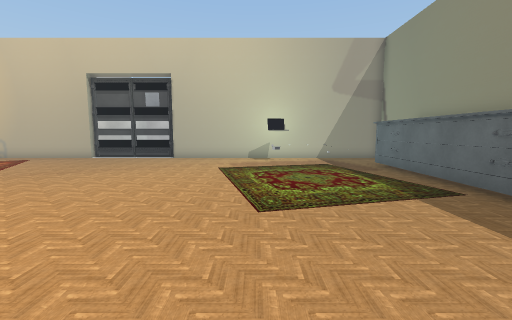
[1] (above)

16 first-person views from a walk through a scene from a Unity 3-D project. The camera is 1.5 m above the floor, tilts 6° down and sees 90° across. Doors are open. The floor is counted in squares, 1 m on a side. Each view is taken from the middle of a square. On the plan, view 1 faces up. The plan holds only what a view shows up to about 13 squares ahead; the rest is blank. The place goes on beyond the plan. The player is left out. Some animated figures are left out. Some surface patterns are stand-ins.

[2]
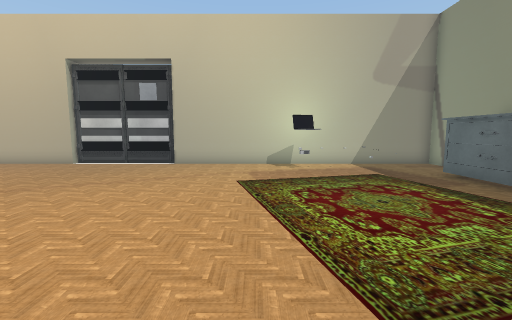

[3]
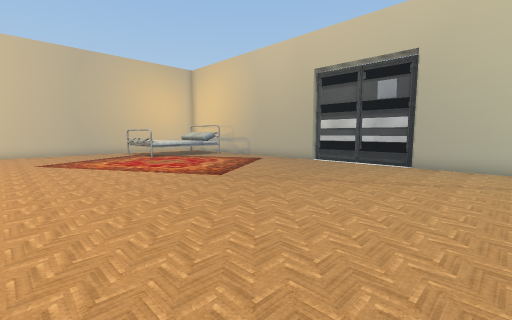

[4]
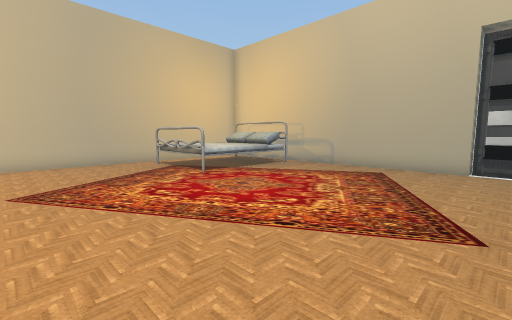

[5]
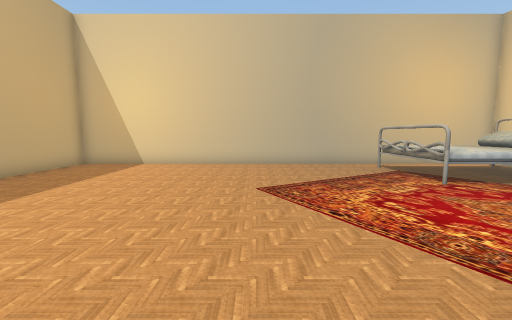

[6]
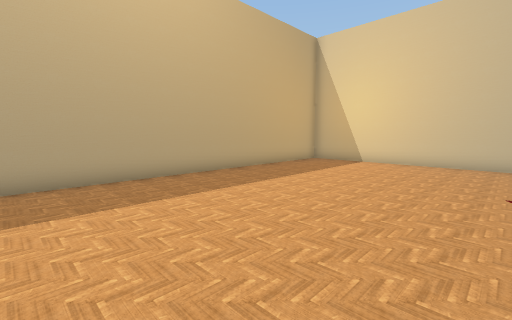

[7]
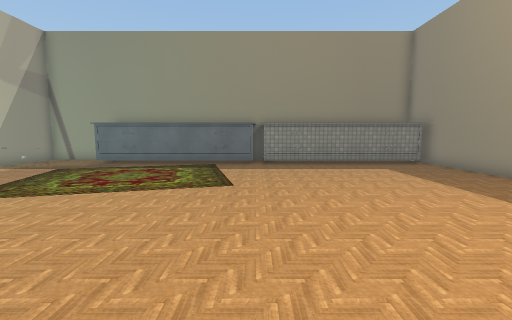

[8]
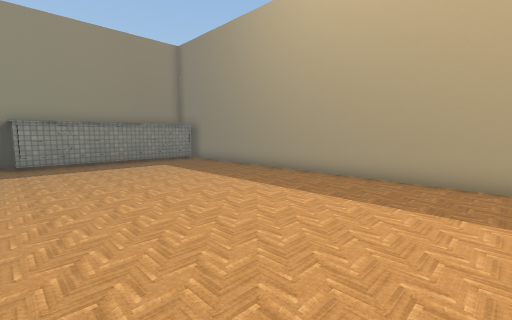

[9]
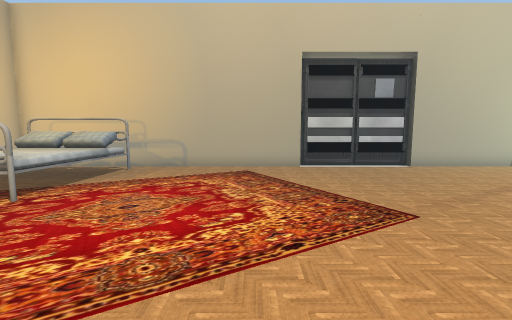

[10]
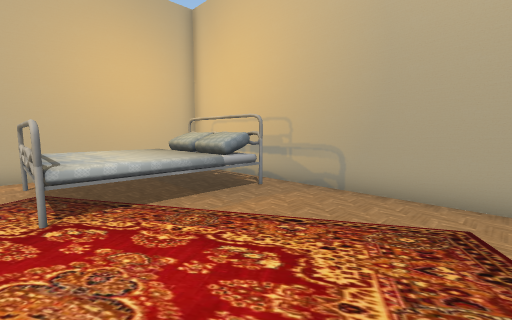

[11]
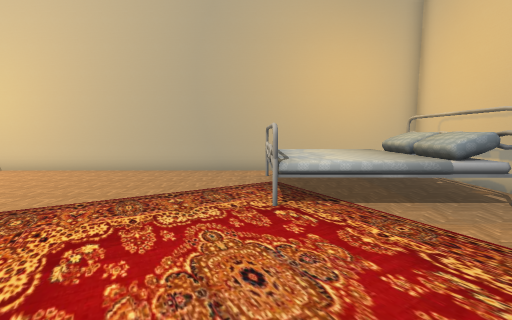

[12]
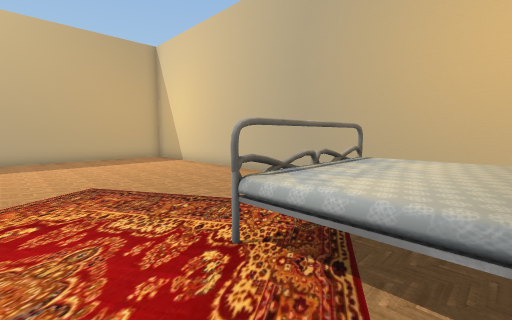

[13]
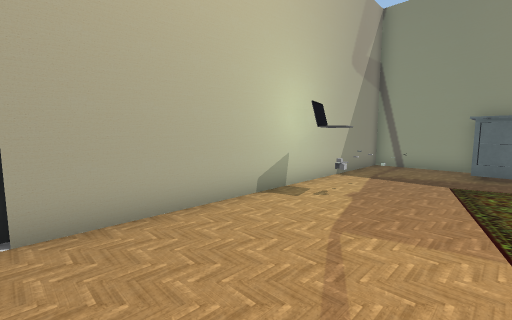

[14]
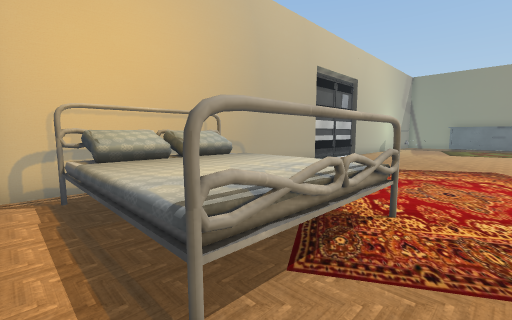

[15]
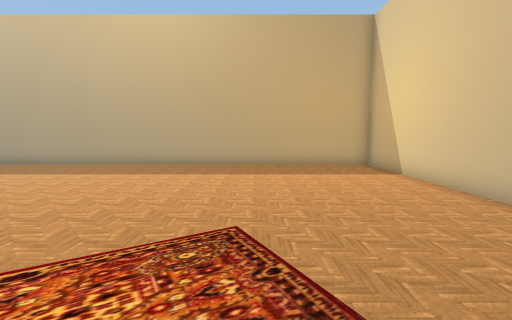

[16]
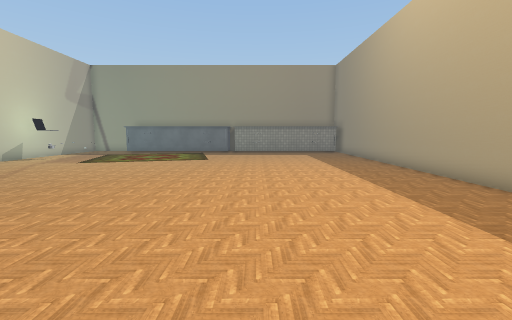

### Floor plan
Key: @ floor where view 1 was taken; # wall or solid block; . floor; L laptop; T table; B bed; O other object.
Columns run from 23 left of view 1 to 8 right of it. Each row starts with its distance up from view 1.
 16 ##############OOOO##############
 15 #.......................LL  ...#
 14 #.BBBBB.................LL.O...#
 13 #.BBBBB....................T...#
 12 #.BBBBB......................OO#
 11 #.BBBBB......................OO
 10 #.BBBBB......................O
  9 #.BBBB.......................O
  8 #............................OO
  7 #............................O
  6 #............................O
  5 #............................O
  4 #............................OO#
  3 #............................###
  2 #............................#
  1 #............................#
  0 #......................@.....#
 -1 #............................#
 -2 #............................#
 -3 #............................#
 -4 #............................#
 -5 ##############################

Where each view was taken, in squares from view 1:
view 1: 0 up, 0 right, facing up
view 2: 3 up, 1 left, facing up
view 3: 3 up, 2 left, facing up-left
view 4: 4 up, 9 left, facing up-left
view 5: 4 up, 10 left, facing left
view 6: 4 up, 9 left, facing down-left
view 7: 4 up, 7 left, facing right
view 8: 4 up, 8 left, facing down-right
view 9: 4 up, 12 left, facing up
view 10: 9 up, 12 left, facing up-left
view 11: 9 up, 12 left, facing left
view 12: 12 up, 15 left, facing down-left
view 13: 11 up, 5 left, facing up-right
view 14: 8 up, 22 left, facing up-right
view 15: 8 up, 17 left, facing down
view 16: 2 up, 14 left, facing right
